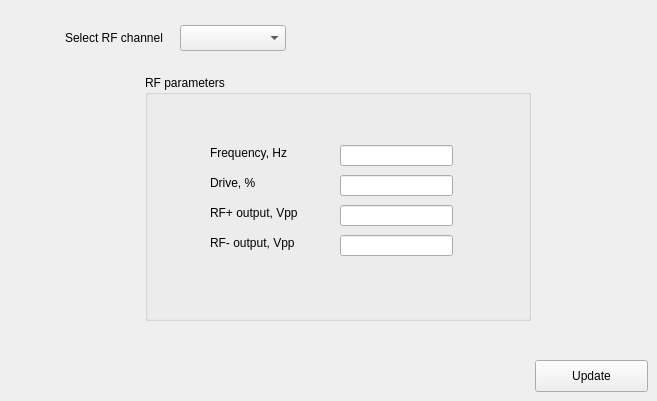
    <widget class="QWidget" name="RFdriver">
     <attribute name="title">
      <string>RFdriver</string>
     </attribute>
     <widget class="QLabel" name="label_59">
      <property name="geometry">
       <rect>
        <x>65</x>
        <y>30</y>
        <width>116</width>
        <height>16</height>
       </rect>
      </property>
      <property name="text">
       <string>Select RF channel</string>
      </property>
     </widget>
     <widget class="QComboBox" name="comboRFchan">
      <property name="geometry">
       <rect>
        <x>180</x>
        <y>25</y>
        <width>106</width>
        <height>26</height>
       </rect>
      </property>
     </widget>
     <widget class="QGroupBox" name="groupBox">
      <property name="geometry">
       <rect>
        <x>145</x>
        <y>75</y>
        <width>386</width>
        <height>246</height>
       </rect>
      </property>
      <property name="title">
       <string>RF parameters</string>
      </property>
      <widget class="QLabel" name="label_60">
       <property name="geometry">
        <rect>
         <x>65</x>
         <y>70</y>
         <width>96</width>
         <height>16</height>
        </rect>
       </property>
       <property name="text">
        <string>Frequency, Hz</string>
       </property>
      </widget>
      <widget class="QLabel" name="label_61">
       <property name="geometry">
        <rect>
         <x>65</x>
         <y>100</y>
         <width>96</width>
         <height>16</height>
        </rect>
       </property>
       <property name="text">
        <string>Drive, %</string>
       </property>
      </widget>
      <widget class="QLabel" name="label_62">
       <property name="geometry">
        <rect>
         <x>65</x>
         <y>130</y>
         <width>116</width>
         <height>16</height>
        </rect>
       </property>
       <property name="text">
        <string>RF+ output, Vpp</string>
       </property>
      </widget>
      <widget class="QLabel" name="label_63">
       <property name="geometry">
        <rect>
         <x>65</x>
         <y>160</y>
         <width>116</width>
         <height>16</height>
        </rect>
       </property>
       <property name="text">
        <string>RF- output, Vpp</string>
       </property>
      </widget>
      <widget class="QLineEdit" name="leSRFFRQ">
       <property name="geometry">
        <rect>
         <x>195</x>
         <y>70</y>
         <width>113</width>
         <height>21</height>
        </rect>
       </property>
      </widget>
      <widget class="QLineEdit" name="leSRFDRV">
       <property name="geometry">
        <rect>
         <x>195</x>
         <y>100</y>
         <width>113</width>
         <height>21</height>
        </rect>
       </property>
      </widget>
      <widget class="QLineEdit" name="leGRFPPVP">
       <property name="geometry">
        <rect>
         <x>195</x>
         <y>130</y>
         <width>113</width>
         <height>21</height>
        </rect>
       </property>
       <property name="readOnly">
        <bool>true</bool>
       </property>
      </widget>
      <widget class="QLineEdit" name="leGRFPPVN">
       <property name="geometry">
        <rect>
         <x>195</x>
         <y>160</y>
         <width>113</width>
         <height>21</height>
        </rect>
       </property>
       <property name="readOnly">
        <bool>true</bool>
       </property>
      </widget>
     </widget>
     <widget class="QPushButton" name="pbUpdateRF">
      <property name="geometry">
       <rect>
        <x>535</x>
        <y>360</y>
        <width>113</width>
        <height>32</height>
       </rect>
      </property>
      <property name="text">
       <string>Update</string>
      </property>
     </widget>
    </widget>
